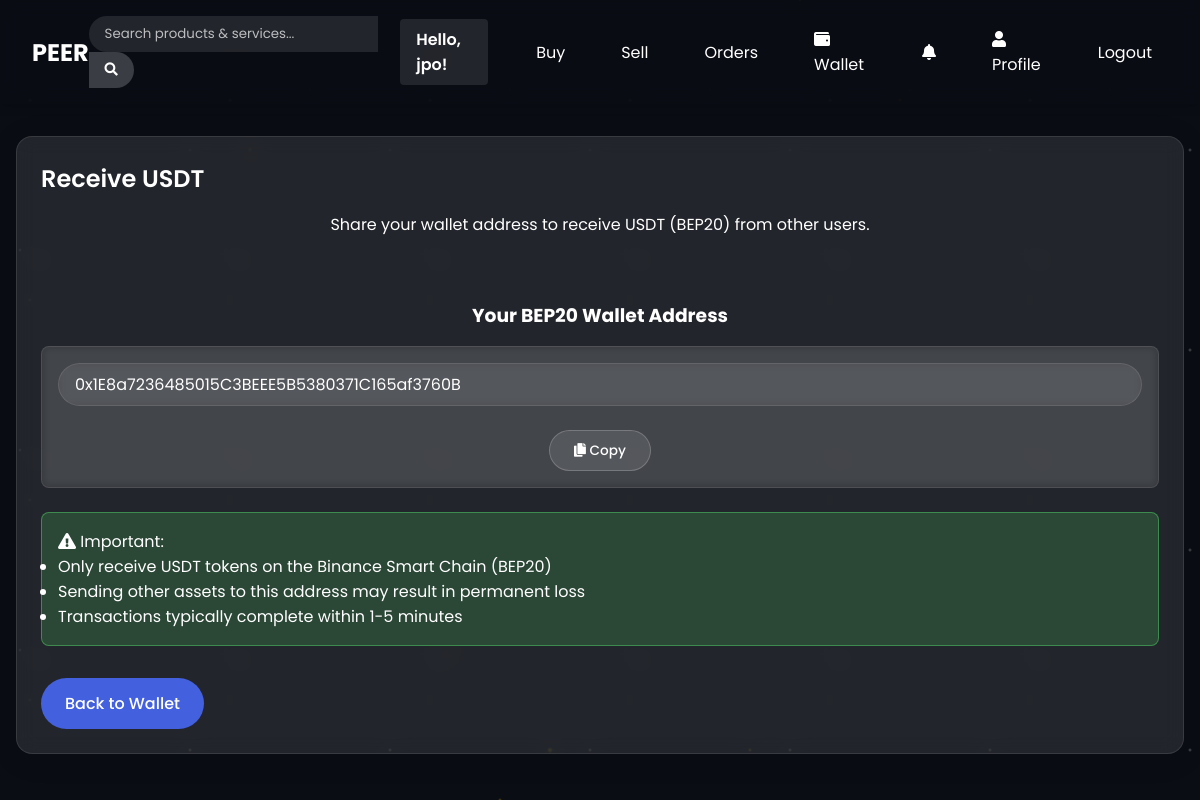
/wallet/receive (signed in), run on the app's committed database.
### app.py (models this page shows)
class User(db.Model):
    id = db.Column(db.Integer, primary_key=True)
    username = db.Column(db.String(50), unique=True, nullable=False)
    email = db.Column(db.String(100), unique=True, nullable=False)
    password_hash = db.Column(db.String(256), nullable=False)
    created_at = db.Column(db.DateTime, default=datetime.utcnow)
    is_verified = db.Column(db.Boolean, default=False)  # KYC verification status
    verification_date = db.Column(db.DateTime, nullable=True)  # When the user was verified
    reputation_score = db.Column(db.Float, default=0.0)  # User reputation score
    phone_number = db.Column(db.String(20), nullable=True)  # User phone number
    dob = db.Column(db.Date, nullable=True)  # Date of birth
    location = db.Column(db.String(100), nullable=True)  # User's location/country
    posts = db.relationship('Post', backref='seller', lazy=True)
    orders = db.relationship('Order', backref='buyer', lazy=True)

class Wallet(db.Model):
    id = db.Column(db.Integer, primary_key=True)
    user_id = db.Column(db.Integer, db.ForeignKey('user.id'), nullable=False, unique=True)
    address = db.Column(db.String(42), nullable=False, unique=True)  # BEP20 address (42 chars with 0x prefix)
    encrypted_private_key = db.Column(db.Text, nullable=False)  # Encrypted private key
    balance = db.Column(db.String(30), default="0")  # Store as string to avoid floating point issues
    created_at = db.Column(db.DateTime, default=datetime.utcnow)
    user = db.relationship('User', backref=db.backref('wallet', uselist=False))
    transactions = db.relationship('Transaction', backref='wallet', lazy=True)

### app.py (the view)
@app.route('/wallet/receive')
def receive_usdt():
    if 'user_id' not in session:
        return redirect(url_for('login'))
    user = User.query.get(session['user_id'])
    wallet = Wallet.query.filter_by(user_id=user.id).first()
    if not wallet:
        flash('No wallet found for your account', 'error')
        return redirect(url_for('dashboard'))
    return render_template('receive_usdt.html', wallet=wallet)

### app.py (called while the page is built)
@app.context_processor
def inject_user():
    if 'user_id' in session:
        user = User.query.get(session['user_id'])
        return {'current_user': user}
    return {'current_user': None}

### app/templates/receive_usdt.html (shortened to what this page needs)
{% extends "layout.html" %}
{% block content %}
<div class="card">
    <h2 class="card-title">Receive USDT</h2>
    <div class="wallet-receive-info">
        <p>Share your wallet address to receive USDT (BEP20) from other users.</p>
        <div class="address-container">
            <h3>Your BEP20 Wallet Address</h3>
            <div class="address-box">
                <code class="wallet-address">{{ wallet.address }}</code>
                <button class="btn btn-secondary btn-sm copy-btn" data-clipboard-text="{{ wallet.address }}">
                    <i class="fas fa-copy"></i> Copy
                </button>
            </div>
        </div>
        <div class="receive-warning">
            <p><i class="fas fa-exclamation-triangle"></i> Important:</p>
            <ul>
                <li>Only receive USDT tokens on the Binance Smart Chain (BEP20)</li>
                <li>Sending other assets to this address may result in permanent loss</li>
                <li>Transactions typically complete within 1-5 minutes</li>
            </ul>
        </div>
    </div>
    <div class="form-actions text-center" style="margin-top: 2rem;">
        <a href="{{ url_for('wallet_dashboard') }}" class="btn btn-primary">Back to Wallet</a>
    </div>
</div>
{% endblock %}

### app/templates/layout.html (shortened to what this page needs)
<!DOCTYPE html>
<html lang="en">
<head>
    <link rel="stylesheet" href="{{ url_for('static', filename='css/style.css') }}">
    <link rel="stylesheet" href="https://cdnjs.cloudflare.com/ajax/libs/font-awesome/5.15.3/css/all.min.css">
</head>
<body {% if 'user_id' in session %}data-user-id="{{ session['user_id'] }}"{% endif %}>
    <div class="absolute inset-0 overflow-hidden" style="z-index: -10; position: fixed;">
        <div class="stars-bg"></div>
    </div>
    <div class="particles-container" style="z-index: -5; position: fixed;"></div>
    <nav class="navbar">
        <a href="{{ url_for('index') }}" class="logo">PEER</a>
        <div class="search-box">
            <form action="{{ url_for('search') }}" method="get" id="search-form">
                <input type="text" name="query" id="search-input" placeholder="Search products & services...">
                <button type="submit"><i class="fas fa-search"></i></button>
            </form>
        </div>
        <div class="nav-links">
            {% if 'user_id' in session %}
                {% if current_user %}
                <span class="user-greeting">Hello, {{ current_user.username }}!</span>
                {% endif %}
                <a href="{{ url_for('buyer_dashboard') }}">Buy</a>
                <a href="{{ url_for('seller_dashboard') }}">Sell</a>
                <a href="{{ url_for('order_history') }}">Orders</a>
                <a href="{{ url_for('wallet_dashboard') }}"><i class="fas fa-wallet" style="margin-right: 0.5rem;"></i>Wallet</a>
                <a href="{{ url_for('notifications') }}" class="notifications-icon">
                    <i class="fas fa-bell"></i>
                </a>
                <a href="{{ url_for('profile') }}"><i class="fas fa-user" style="margin-right: 0.5rem;"></i>Profile</a>
                <a href="{{ url_for('logout') }}">Logout</a>
            {% else %}
                <a href="{{ url_for('login') }}">Login</a>
                <a href="{{ url_for('signup') }}">Sign Up</a>
            {% endif %}
        </div>
    </nav>
    <div class="container">
        {% block content %}{% endblock %}
    </div>
</body>
</html>

### app/templates/layout.html (style rules this page uses)
.absolute { position: fixed; }
.inset-0 { top: 0; right: 0; bottom: 0; left: 0; }
.overflow-hidden { overflow: hidden; }
html, body { overflow-x: hidden; width: 100%; position: relative; }
button, a, input[type="submit"], input[type="button"], .btn { touch-action: manipulation; }

### data on the page
User: username "jpo"
Wallet: address "0x1E8a7236485015C3BEEE5B5380371C165af3760B"
